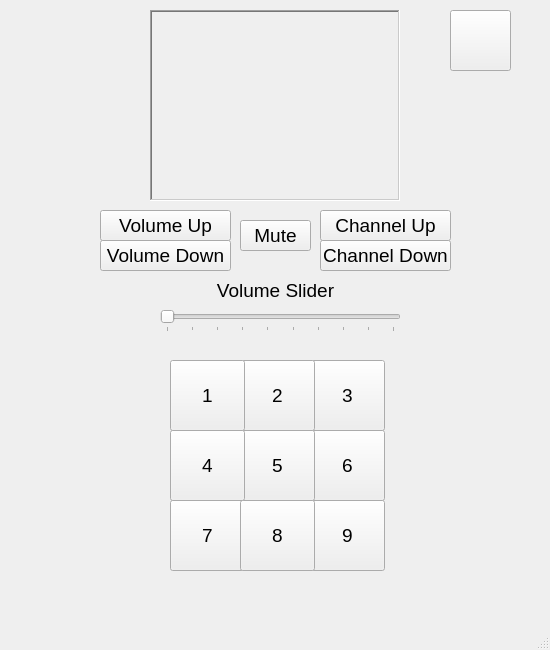
<?xml version="1.0" encoding="UTF-8"?>
<ui version="4.0">
 <class>MainWindow</class>
 <widget class="QMainWindow" name="MainWindow">
  <property name="geometry">
   <rect>
    <x>0</x>
    <y>0</y>
    <width>550</width>
    <height>650</height>
   </rect>
  </property>
  <property name="minimumSize">
   <size>
    <width>550</width>
    <height>650</height>
   </size>
  </property>
  <property name="maximumSize">
   <size>
    <width>550</width>
    <height>650</height>
   </size>
  </property>
  <property name="windowTitle">
   <string>Television_Remote</string>
  </property>
  <widget class="QWidget" name="centralwidget">
   <widget class="QPushButton" name="channel_select_7">
    <property name="geometry">
     <rect>
      <x>170</x>
      <y>500</y>
      <width>75</width>
      <height>71</height>
     </rect>
    </property>
    <property name="font">
     <font>
      <pointsize>14</pointsize>
     </font>
    </property>
    <property name="text">
     <string>7</string>
    </property>
    <property name="checkable">
     <bool>false</bool>
    </property>
   </widget>
   <widget class="QPushButton" name="channel_select_9">
    <property name="geometry">
     <rect>
      <x>310</x>
      <y>500</y>
      <width>75</width>
      <height>71</height>
     </rect>
    </property>
    <property name="font">
     <font>
      <pointsize>14</pointsize>
     </font>
    </property>
    <property name="text">
     <string>9</string>
    </property>
    <property name="checkable">
     <bool>false</bool>
    </property>
   </widget>
   <widget class="QPushButton" name="channel_select_8">
    <property name="geometry">
     <rect>
      <x>240</x>
      <y>500</y>
      <width>75</width>
      <height>71</height>
     </rect>
    </property>
    <property name="font">
     <font>
      <pointsize>14</pointsize>
     </font>
    </property>
    <property name="text">
     <string>8</string>
    </property>
    <property name="checkable">
     <bool>false</bool>
    </property>
   </widget>
   <widget class="QPushButton" name="channel_select_6">
    <property name="geometry">
     <rect>
      <x>310</x>
      <y>430</y>
      <width>75</width>
      <height>71</height>
     </rect>
    </property>
    <property name="font">
     <font>
      <pointsize>14</pointsize>
     </font>
    </property>
    <property name="text">
     <string>6</string>
    </property>
    <property name="checkable">
     <bool>false</bool>
    </property>
   </widget>
   <widget class="QPushButton" name="channel_select_5">
    <property name="geometry">
     <rect>
      <x>240</x>
      <y>430</y>
      <width>75</width>
      <height>71</height>
     </rect>
    </property>
    <property name="font">
     <font>
      <pointsize>14</pointsize>
     </font>
    </property>
    <property name="text">
     <string>5</string>
    </property>
    <property name="checkable">
     <bool>false</bool>
    </property>
   </widget>
   <widget class="QPushButton" name="channel_select_4">
    <property name="geometry">
     <rect>
      <x>170</x>
      <y>430</y>
      <width>75</width>
      <height>71</height>
     </rect>
    </property>
    <property name="font">
     <font>
      <pointsize>14</pointsize>
     </font>
    </property>
    <property name="text">
     <string>4</string>
    </property>
    <property name="checkable">
     <bool>false</bool>
    </property>
   </widget>
   <widget class="QPushButton" name="channel_select_3">
    <property name="geometry">
     <rect>
      <x>310</x>
      <y>360</y>
      <width>75</width>
      <height>71</height>
     </rect>
    </property>
    <property name="font">
     <font>
      <pointsize>14</pointsize>
     </font>
    </property>
    <property name="text">
     <string>3</string>
    </property>
    <property name="checkable">
     <bool>false</bool>
    </property>
   </widget>
   <widget class="QPushButton" name="channel_select_2">
    <property name="geometry">
     <rect>
      <x>240</x>
      <y>360</y>
      <width>75</width>
      <height>71</height>
     </rect>
    </property>
    <property name="font">
     <font>
      <pointsize>14</pointsize>
     </font>
    </property>
    <property name="text">
     <string>2</string>
    </property>
    <property name="checkable">
     <bool>false</bool>
    </property>
   </widget>
   <widget class="QPushButton" name="channel_select_1">
    <property name="geometry">
     <rect>
      <x>170</x>
      <y>360</y>
      <width>75</width>
      <height>71</height>
     </rect>
    </property>
    <property name="font">
     <font>
      <pointsize>14</pointsize>
     </font>
    </property>
    <property name="text">
     <string>1</string>
    </property>
    <property name="checkable">
     <bool>false</bool>
    </property>
   </widget>
   <widget class="QPushButton" name="power">
    <property name="geometry">
     <rect>
      <x>450</x>
      <y>10</y>
      <width>61</width>
      <height>61</height>
     </rect>
    </property>
    <property name="font">
     <font>
      <pointsize>14</pointsize>
     </font>
    </property>
    <property name="text">
     <string/>
    </property>
    <property name="icon">
     <iconset>
      <normaloff>power_button_symbol_cropped.PNG</normaloff>power_button_symbol_cropped.PNG</iconset>
    </property>
    <property name="iconSize">
     <size>
      <width>60</width>
      <height>60</height>
     </size>
    </property>
    <property name="checkable">
     <bool>true</bool>
    </property>
   </widget>
   <widget class="QPushButton" name="volume_up">
    <property name="geometry">
     <rect>
      <x>100</x>
      <y>210</y>
      <width>131</width>
      <height>31</height>
     </rect>
    </property>
    <property name="font">
     <font>
      <pointsize>14</pointsize>
     </font>
    </property>
    <property name="text">
     <string>Volume Up</string>
    </property>
    <property name="checkable">
     <bool>false</bool>
    </property>
   </widget>
   <widget class="QPushButton" name="volume_down">
    <property name="geometry">
     <rect>
      <x>100</x>
      <y>240</y>
      <width>131</width>
      <height>31</height>
     </rect>
    </property>
    <property name="font">
     <font>
      <pointsize>14</pointsize>
     </font>
    </property>
    <property name="text">
     <string>Volume Down</string>
    </property>
    <property name="checkable">
     <bool>false</bool>
    </property>
   </widget>
   <widget class="QPushButton" name="channel_up">
    <property name="geometry">
     <rect>
      <x>320</x>
      <y>210</y>
      <width>131</width>
      <height>31</height>
     </rect>
    </property>
    <property name="font">
     <font>
      <pointsize>14</pointsize>
     </font>
    </property>
    <property name="text">
     <string>Channel Up</string>
    </property>
    <property name="checkable">
     <bool>false</bool>
    </property>
    <property name="checked">
     <bool>false</bool>
    </property>
   </widget>
   <widget class="QPushButton" name="channel_down">
    <property name="geometry">
     <rect>
      <x>320</x>
      <y>240</y>
      <width>131</width>
      <height>31</height>
     </rect>
    </property>
    <property name="font">
     <font>
      <pointsize>14</pointsize>
     </font>
    </property>
    <property name="text">
     <string>Channel Down</string>
    </property>
    <property name="checkable">
     <bool>false</bool>
    </property>
   </widget>
   <widget class="QPushButton" name="mute">
    <property name="geometry">
     <rect>
      <x>240</x>
      <y>220</y>
      <width>71</width>
      <height>31</height>
     </rect>
    </property>
    <property name="font">
     <font>
      <pointsize>14</pointsize>
     </font>
    </property>
    <property name="text">
     <string>Mute</string>
    </property>
    <property name="checkable">
     <bool>false</bool>
    </property>
   </widget>
   <widget class="QLabel" name="channel_image">
    <property name="geometry">
     <rect>
      <x>150</x>
      <y>10</y>
      <width>250</width>
      <height>191</height>
     </rect>
    </property>
    <property name="frameShape">
     <enum>QFrame::WinPanel</enum>
    </property>
    <property name="frameShadow">
     <enum>QFrame::Sunken</enum>
    </property>
    <property name="text">
     <string/>
    </property>
    <property name="pixmap">
     <pixmap>Starting_Blank_TV_Screen.png</pixmap>
    </property>
    <property name="scaledContents">
     <bool>true</bool>
    </property>
    <property name="alignment">
     <set>Qt::AlignCenter</set>
    </property>
   </widget>
   <widget class="QSlider" name="volume_slider">
    <property name="enabled">
     <bool>false</bool>
    </property>
    <property name="geometry">
     <rect>
      <x>160</x>
      <y>310</y>
      <width>241</width>
      <height>22</height>
     </rect>
    </property>
    <property name="maximum">
     <number>9</number>
    </property>
    <property name="pageStep">
     <number>10</number>
    </property>
    <property name="value">
     <number>0</number>
    </property>
    <property name="orientation">
     <enum>Qt::Horizontal</enum>
    </property>
    <property name="tickPosition">
     <enum>QSlider::TicksBelow</enum>
    </property>
    <property name="tickInterval">
     <number>1</number>
    </property>
   </widget>
   <widget class="QLabel" name="label">
    <property name="geometry">
     <rect>
      <x>210</x>
      <y>280</y>
      <width>131</width>
      <height>20</height>
     </rect>
    </property>
    <property name="font">
     <font>
      <pointsize>14</pointsize>
     </font>
    </property>
    <property name="text">
     <string>Volume Slider</string>
    </property>
    <property name="alignment">
     <set>Qt::AlignCenter</set>
    </property>
   </widget>
   <widget class="QLabel" name="volume_output">
    <property name="geometry">
     <rect>
      <x>220</x>
      <y>330</y>
      <width>101</width>
      <height>20</height>
     </rect>
    </property>
    <property name="font">
     <font>
      <pointsize>10</pointsize>
     </font>
    </property>
    <property name="text">
     <string/>
    </property>
    <property name="alignment">
     <set>Qt::AlignCenter</set>
    </property>
   </widget>
  </widget>
  <widget class="QMenuBar" name="menubar">
   <property name="geometry">
    <rect>
     <x>0</x>
     <y>0</y>
     <width>550</width>
     <height>21</height>
    </rect>
   </property>
  </widget>
  <widget class="QStatusBar" name="statusbar"/>
 </widget>
 <resources/>
 <connections/>
</ui>
